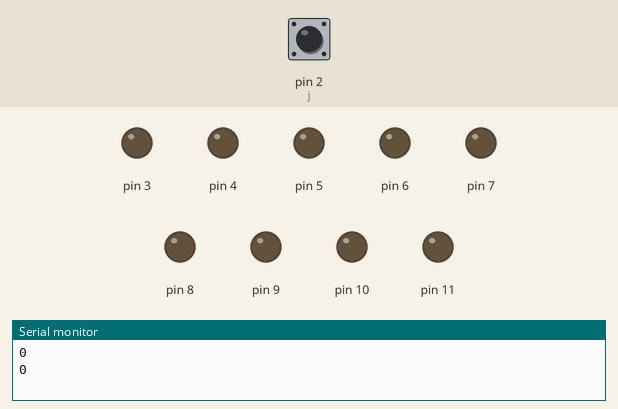
Recording of a sketch running on a simulated Arduino Uno, built with avr-gcc and run on an emulated ATmega328P. Parts: output pins drawn as LEDs (lit = HIGH), the last lines printed to the serial monitor. Dashed ring = blinking. Inputs (shaded band) come from the test bench; at power-on: pin 2 (j) LOW.

Above: at 1.2 s.
1.3 s: pin 2 (j) pulsed HIGH 2 times (0.12 s each, 0.3 s apart)
At 2.4 s:
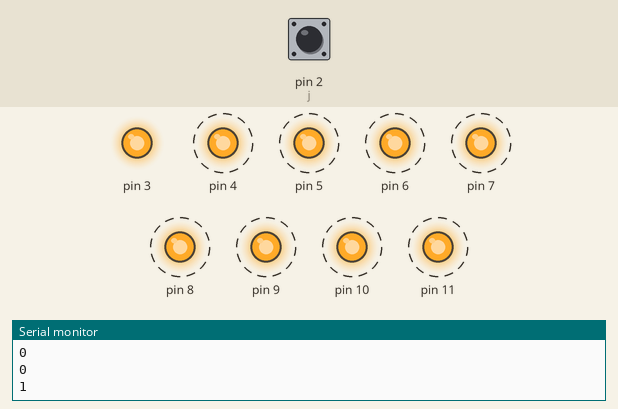
4.9 s: pin 2 (j) driven HIGH
At 5.4 s:
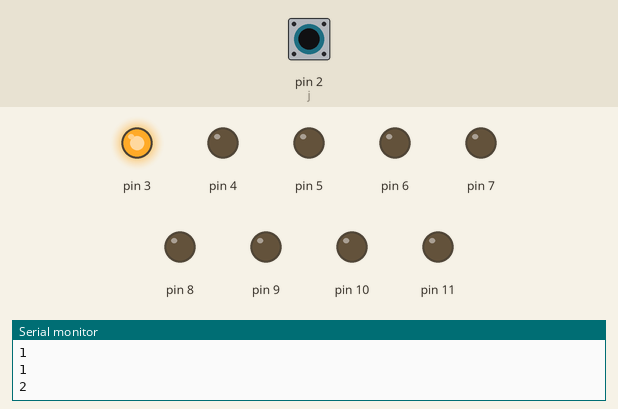
At 5.9 s:
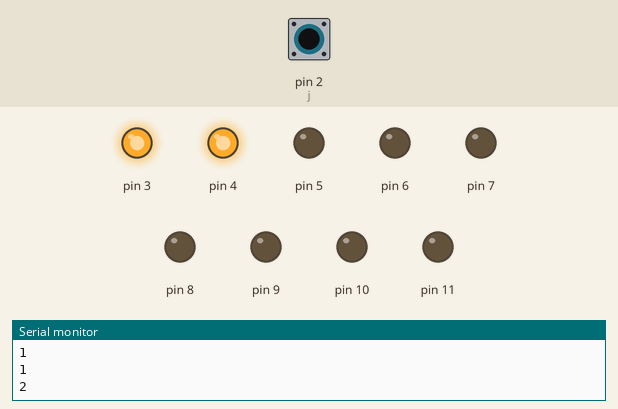
Timing chart, 0 to 19.9 s (numbered marks = the images above; inputs shaded):
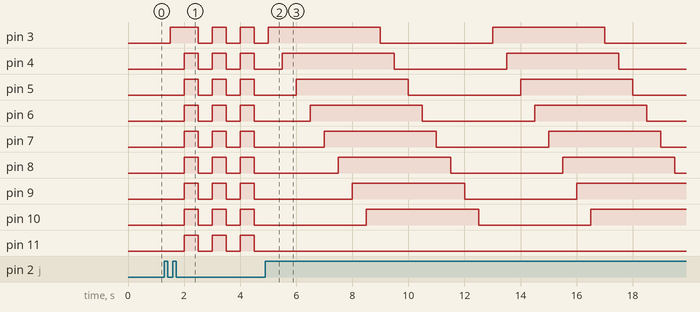

Measured:
- after the input at 1.3 s, pin 10, pin 11: alternates HIGH for 0.50 s and LOW for 0.50 s, starting after 0.70 s
- after the input at 4.9 s, pin 3: HIGH → LOW after 4.1 s, → HIGH 4.0 s later, → LOW 4.0 s later; pin 4: alternates HIGH for 4.0 s and LOW for 4.0 s, starting after 0.60 s
- by itself, pin 3: repeats every 1.0 s: LOW 0.50 s, HIGH 0.50 s
- by itself, pin 4–8: alternates HIGH for 0.50 s and LOW for 0.50 s

The sketch:

LED.ino
```cpp
byte j = 0;
byte vlb = 0;
int scr = 1;
void setup()
{
  for(int i = 3; i < 12; i++)
  {
    pinMode(i, OUTPUT);
    digitalWrite(i, LOW);
  }
  pinMode(2, INPUT_PULLUP);
  Serial.begin(9600);
  attachInterrupt(digitalPinToInterrupt(2), volba, RISING);
}
void volba(){
  if(vlb > 2)
  {
    vlb = 0;
  }
  else
  {
    vlb++;
  }
}

void loop() {
  switch(vlb)
  {
    case 0:
      scroll();
      break;
    case 1:
      blink();
      break;
    case 2:
      scrollintext();
      break;
  }
  Serial.println(vlb);
   if(vlb > 2)
  {
    vlb = 0;
  }
}
void scroll() {
  digitalWrite(j, HIGH);
  digitalWrite(j-1, LOW);
  delay(500);
  if(j >= 10)
   {
    digitalWrite(j, LOW);
    j = 2;
   }
  j = j+1;

 }
void blink () { //blikání
  for(int h = 3; h < 12; h++)
  {
    digitalWrite(h, HIGH);
  }
  delay(500);
  for(int k = 3; k < 12; k++)
  {
    digitalWrite(k, LOW);
  }
  delay(500);
}
void scrollintext(){
  if(scr == 1)
  {
    for(int x = 3;x < 11; x++)
    {
      digitalWrite(x, HIGH);
      delay(500);
    }
    scr = 0;
  }
  else if(scr == 0)
  {
    for(int x = 3;x < 11; x++)
    {
      digitalWrite(x, LOW);
      delay(500);
    }
    scr = 1;
  }
}
```
